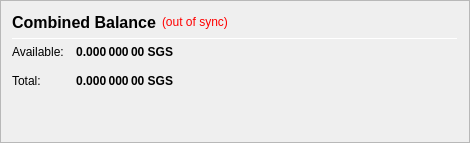
                   <widget class="QFrame" name="frame_CombinedBalances">
                    <property name="minimumSize">
                     <size>
                      <width>470</width>
                      <height>0</height>
                     </size>
                    </property>
                    <property name="frameShape">
                     <enum>QFrame::StyledPanel</enum>
                    </property>
                    <property name="frameShadow">
                     <enum>QFrame::Raised</enum>
                    </property>
                    <layout class="QVBoxLayout" name="verticalLayout_5">
                     <item>
                      <layout class="QHBoxLayout" name="horizontalLayout_5" stretch="0,0,0">
                       <item>
                        <widget class="QLabel" name="label_5z">
                         <property name="minimumSize">
                          <size>
                           <width>0</width>
                           <height>20</height>
                          </size>
                         </property>
                         <property name="font">
                          <font>
                           <pointsize>12</pointsize>
                           <weight>75</weight>
                           <bold>true</bold>
                          </font>
                         </property>
                         <property name="toolTip">
                          <string>Combined Balance (including unconfirmed and immature coins)</string>
                         </property>
                         <property name="text">
                          <string>Combined Balance</string>
                         </property>
                        </widget>
                       </item>
                       <item>
                        <widget class="QLabel" name="labelWalletStatus">
                         <property name="cursor">
                          <cursorShape>WhatsThisCursor</cursorShape>
                         </property>
                         <property name="toolTip">
                          <string>The displayed information may be out of date. Your wallet automatically synchronizes with the SAFEGAMES network after a connection is established, but this process has not completed yet.</string>
                         </property>
                         <property name="styleSheet">
                          <string notr="true">QLabel { color: red; }</string>
                         </property>
                         <property name="text">
                          <string notr="true">(out of sync)</string>
                         </property>
                         <property name="alignment">
                          <set>Qt::AlignLeading|Qt::AlignLeft|Qt::AlignVCenter</set>
                         </property>
                        </widget>
                       </item>
                       <item>
                        <spacer name="horizontalSpacer_1">
                         <property name="orientation">
                          <enum>Qt::Horizontal</enum>
                         </property>
                         <property name="sizeHint" stdset="0">
                          <size>
                           <width>40</width>
                           <height>20</height>
                          </size>
                         </property>
                        </spacer>
                       </item>
                      </layout>
                     </item>
                     <item>
                      <widget class="Line" name="line_CombinedBalance">
                       <property name="minimumSize">
                        <size>
                         <width>0</width>
                         <height>1</height>
                        </size>
                       </property>
                       <property name="maximumSize">
                        <size>
                         <width>16777215</width>
                         <height>1</height>
                        </size>
                       </property>
                       <property name="orientation">
                        <enum>Qt::Horizontal</enum>
                       </property>
                      </widget>
                     </item>
                     <item>
                      <layout class="QGridLayout" name="gridLayout_3">
                       <property name="spacing">
                        <number>12</number>
                       </property>
                       <item row="1" column="0">
                        <widget class="QLabel" name="labelBalanceTextz">
                         <property name="text">
                          <string>Available:</string>
                         </property>
                        </widget>
                       </item>
                       <item row="1" column="1">
                        <widget class="QLabel" name="labelBalancez">
                         <property name="font">
                          <font>
                           <weight>75</weight>
                           <bold>true</bold>
                          </font>
                         </property>
                         <property name="cursor">
                          <cursorShape>IBeamCursor</cursorShape>
                         </property>
                         <property name="toolTip">
                          <string>Your current spendable balance</string>
                         </property>
                         <property name="text">
                          <string notr="true">0.000 000 00 SGS</string>
                         </property>
                         <property name="alignment">
                          <set>Qt::AlignRight|Qt::AlignTrailing|Qt::AlignVCenter</set>
                         </property>
                         <property name="textInteractionFlags">
                          <set>Qt::LinksAccessibleByMouse|Qt::TextSelectableByKeyboard|Qt::TextSelectableByMouse</set>
                         </property>
                        </widget>
                       </item>
                       <item row="2" column="0">
                        <widget class="QLabel" name="labelTotalTextz">
                         <property name="text">
                          <string>Total:</string>
                         </property>
                        </widget>
                       </item>
                       <item row="2" column="1">
                        <widget class="QLabel" name="labelTotalz">
                         <property name="font">
                          <font>
                           <weight>75</weight>
                           <bold>true</bold>
                          </font>
                         </property>
                         <property name="cursor">
                          <cursorShape>IBeamCursor</cursorShape>
                         </property>
                         <property name="toolTip">
                          <string>Total Balance, including all unavailable coins.</string>
                         </property>
                         <property name="text">
                          <string notr="true">0.000 000 00 SGS</string>
                         </property>
                         <property name="alignment">
                          <set>Qt::AlignRight|Qt::AlignTrailing|Qt::AlignVCenter</set>
                         </property>
                         <property name="textInteractionFlags">
                          <set>Qt::LinksAccessibleByMouse|Qt::TextSelectableByKeyboard|Qt::TextSelectableByMouse</set>
                         </property>
                        </widget>
                       </item>
                       <item row="2" column="3">
                        <spacer name="horizontalSpacer_2">
                         <property name="orientation">
                          <enum>Qt::Horizontal</enum>
                         </property>
                         <property name="sizeHint" stdset="0">
                          <size>
                           <width>40</width>
                           <height>20</height>
                          </size>
                         </property>
                        </spacer>
                       </item>
                      </layout>
                     </item>
                     <item>
                      <spacer name="verticalSpacer_1">
                       <property name="orientation">
                        <enum>Qt::Vertical</enum>
                       </property>
                       <property name="sizeHint" stdset="0">
                        <size>
                         <width>20</width>
                         <height>40</height>
                        </size>
                       </property>
                      </spacer>
                     </item>
                    </layout>
                   </widget>
